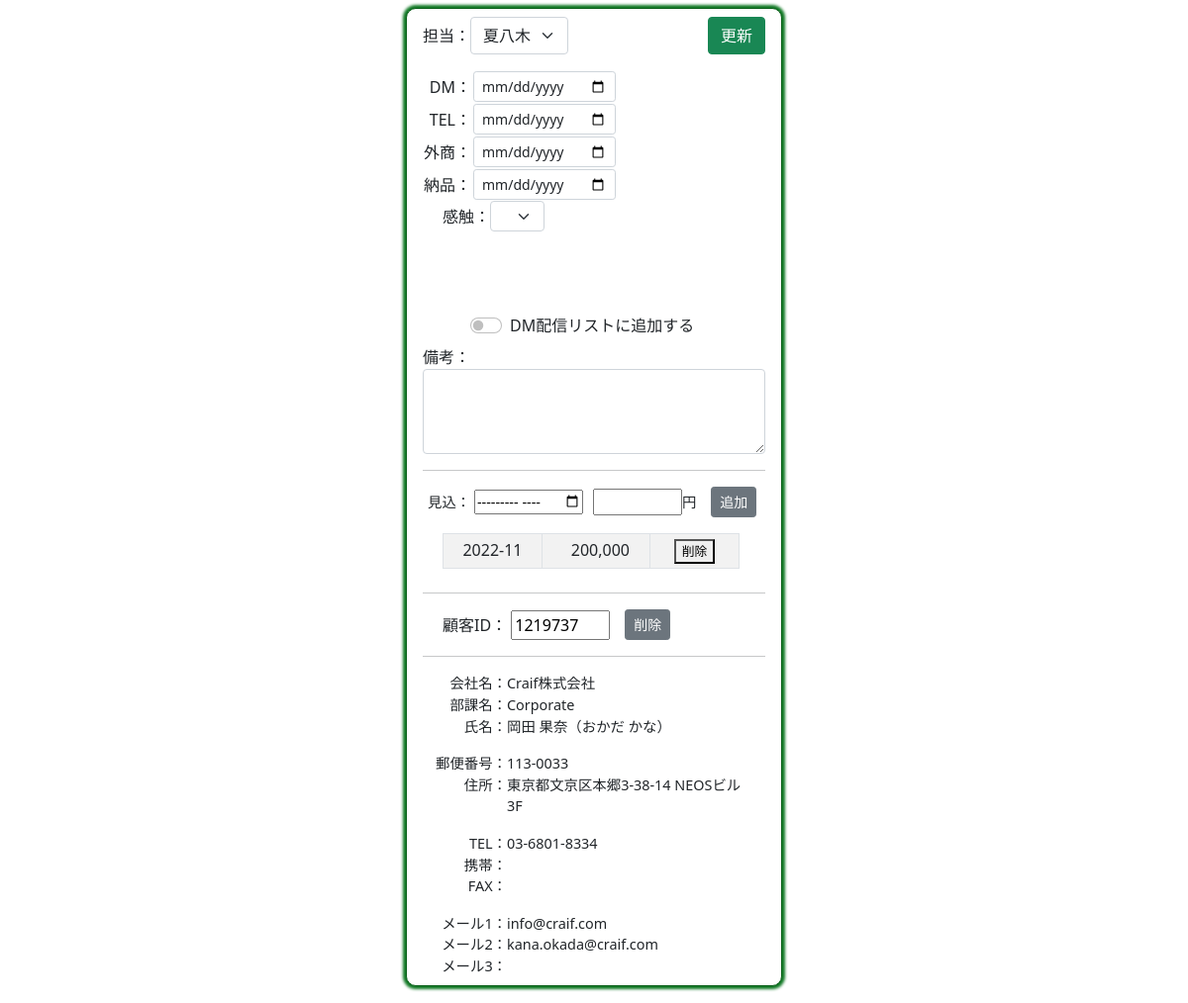
Page /right/998/ on the committed database.
### houjin/models.py (models this page shows, shortened)
class Customer(models.Model):
    cus_id=models.CharField("顧客ID",max_length=10,null=True,blank=True)
    sei=models.CharField("姓",max_length=10,null=True,blank=True)
    mei=models.CharField("名",max_length=10,null=True,blank=True)
    sei_kana=models.CharField("姓かな",max_length=10,null=True,blank=True)
    mei_kana=models.CharField("名かな",max_length=10,null=True,blank=True)
    mail1=models.EmailField("メール1",null=True,blank=True)
    mail2=models.EmailField("メール2",null=True,blank=True)
    mail3=models.EmailField("メール3",null=True,blank=True)
    yubin=models.CharField("郵便番号",max_length=10,null=True,blank=True)
    adress=models.CharField("住所",max_length=100,null=True,blank=True)
    pref=models.CharField("都道府県",max_length=10,null=True,blank=True)
    city=models.CharField("市区町村",max_length=50,null=True,blank=True)
    banchi=models.CharField("番地",max_length=50,null=True,blank=True)
    build=models.CharField("建物",max_length=50,null=True,blank=True)
    com=models.CharField("会社",max_length=50,null=True,blank=True)
    busho=models.CharField("部署",max_length=50,null=True,blank=True)
    tel=models.CharField("電話",max_length=20,null=True,blank=True)
    mob=models.CharField("携帯",max_length=20,null=True,blank=True)
    fax=models.CharField("FAX",max_length=20,null=True,blank=True)
    toroku=models.CharField("登録日",max_length=10,null=True,blank=True)
    kensu=models.IntegerField("件数",null=True,blank=True)
    money=models.IntegerField("金額",null=True,blank=True)
    tantou=models.IntegerField("担当",default=0)
    dm_day=models.CharField("DM",max_length=10,blank=True,default="")
    tel_day=models.CharField("TEL",max_length=10,blank=True,default="")
    gaisho_day=models.CharField("外商",max_length=10,blank=True,default="")
    nouhin_day=models.CharField("納品",max_length=10,blank=True,default="")
    dm_check=models.BooleanField("DMリスト",default=False)
    bikou=models.TextField("備考",null=True,blank=True)
    kanshoku=models.IntegerField("感触",default=0)

class Sell(models.Model):
    sell_cus_id=models.CharField("顧客ID",max_length=10,null=True,blank=True)
    sell_mon=models.CharField("年月",max_length=10,null=True,blank=True)
    sell_money=models.IntegerField("金額",null=True,blank=True)

### houjin/views.py (the view)
# urls.py: path('right/<int:pk>/', right1, name="right1"),
def right1(request,pk):
    if request.method=="POST":
        ins=Customer.objects.get(pk=pk)
        form=Right_form(request.POST,instance=ins)
        form.save()
        return redirect("houjin:left")
    else:
        ins=Customer.objects.get(pk=pk)
        cus=Customer.objects.filter(pk=pk)
        form=Right_form(instance=ins)
        sell=Sell.objects.filter(sell_cus_id = ins.cus_id).order_by("sell_mon")
        return render(request,"houjin/right.html",{"form":form,"cus":cus,"sell":sell})

### houjin/templates/houjin/right.html (shortened to what this page needs)
{% load humanize %}
{% load static %}
<!DOCTYPE html>
<html lang="ja">
<head>
    <link href="https://cdn.jsdelivr.net/npm/bootstrap@5.0.2/dist/css/bootstrap.min.css" rel="stylesheet">
</head>
<body>
    <div class="main mb-4">
        <div>
            <form action="" method="post" target="ifr1">{% csrf_token %}
                <div class="class1">
                    <div class="class1" style="width: 50%;" align="left">
                        <div>担当：</div>
                        <div>{{form.tantou}}</div>
                    </div>
                    <div style="width: 50%;" align="right" >
                        <button type="submit" class="btn btn-success">更新</button>
                    </div>
                </div>
                <div class="data mt-3">
                    <div>
                        <table>
                            <tr>
                                <td style="text-align: right;">DM：</td>
                                <td>{{form.dm_day}}</td>
                            </tr>
                            <tr>
                                <td style="text-align: right;">TEL：</td>
                                <td>{{form.tel_day}}</td>
                            </tr>
                            <tr>
                                <td>外商：</td>
                                <td>{{form.gaisho_day}}</td>
                            </tr>
                            <tr>
                                <td>納品：</td>
                                <td>{{form.nouhin_day}}</td>
                            </tr>
                        </table>
                    </div>
                    <div style="margin-left: 20px;">
                        <div class="class1">
                            <div>感触：</div>
                            <div>{{form.kanshoku}}</div>
                        </div>
                        <div class="kanshoku_detail class1" id="kanshoku_detail" style="font-size: 90%; padding: 0.2em;">
                        </div>
                    </div>
                </div>
                <div class="form-check form-switch mt-3" style="margin-left: 3em;">
                    {{form.dm_check}}
                    <label class="form-check-label" for="dm_send">DM配信リストに追加する</label>
                </div>
                <div class="mt-2" >
                    <div>備考：</div>
                    <div>{{form.bikou}}</div>
                </div>
            </form>
        </div>
        <hr>
        {% for i in cus %}
        <div>
            <form action="{% url 'houjin:sell' %}" method="post">{% csrf_token %}
                <div class="class1 mt-3" style="font-size: 0.9em;">
                    <div style="margin-left: 5px;">
                        <label for="sell_mon">見込：</label>
                        <input type="month" name="sell_mon" id="sell_mon" style="width: 110px;" required>
                    </div>
                    <div style="margin-left: 10px;">
                        <input type="number" name="sell_money" id="sell_money" style="width: 90px;" required>
                    </div>
                    <div>円</div>
                    <div style="margin-left: 15px;">
                        <button type="submit" class="btn btn-secondary btn-sm">追加</button>
                    </div>
                </div>
            </form>
        </div>
        {% if sell %}
        <div class="mb-4" style="margin-left: 20px;">
            <table class="table table-striped table-bordered table-sm mt-3" style="width: 300px;">
                {% for h in sell %}
                <tr>
                    <td style="text-align:center;width: 100px;">{{h.sell_mon}}</td>
                    <td style="text-align:right; padding-right: 20px;">{{h.sell_money  | intcomma}}</td>
                    <td align="center" style="width: 90px;">
                        <form action="{% url 'houjin:sell_delete' h.pk %}" method="post">{% csrf_token %}
                            <button type="submit" style="font-size: 0.8em;">削除</button>
                        </form>
                    </td>
                </tr>
                {% endfor %}
            </table>
        </div>
        {% endif %}
        <hr>
        <form action="{% url 'houjin:delete' %}" method="post" target="_top">{% csrf_token %}
            <div class="class1 mt-3">
                <div style="margin-left: 20px;">
                    <label for="cus_id">顧客ID：</label>
                    <input type="text" name="cus_id" id="cus_id" value="{{i.cus_id}}" style="width: 100px;" readonly>
                </div>
                <div style="margin-left: 15px;">
                    <button type="submit" class="btn btn-secondary btn-sm" onclick="return confirm('本当に削除しますか？')">削除</button>
                </div>
            </div>
        </form>
        <hr>
        <div style="font-size: 0.9em;">
            <div class="data">
                <div class="name">会社名：</div>
                {% if i.com %}
                    <div class="data-code">{{i.com}}</div>
                {% endif %}
            </div>
            <div class="data">
                <div class="name">部課名：</div>
                {% if i.com %}
                <div class="data-code">{{i.busho}}</div>
                {% endif %}
            </div>
            <div class="data">
                <div class="name">氏名：</div>
                {% if i.com %}
                <div class="data-code">{{i.sei}} {{i.mei}}（{{i.sei_kana}} {{i.mei_kana}}）</div>
                {% endif %}
            </div>
            <div class="data mt-3">
                <div class="name">郵便番号：</div>
                {% if i.com %}
                    <div class="data-code">{{i.yubin}}</div>
                {% endif %}
            </div>
            <div class="data">
                <div class="name">住所：</div>
                {% if i.com %}
                    <div class="data-code">{{i.pref}}{{i.city}}{{i.banchi}}{{i.build}}</div>
                {% endif %}
            </div>
            <div class="data mt-3">
                <div class="name">TEL：</div>
                {% if i.com %}
                    <div class="data-code">{{i.tel}}</div>
                {% endif %}
            </div>
            <div class="data">
                <div class="name">携帯：</div>
                {% if i.com %}
                    <div class="data-code">{{i.mob}}</div>
                {% endif %}
            </div>
            <div class="data">
                <div class="name">FAX：</div>
                {% if i.com %}
                    <div class="data-code">{{i.fax}}</div>
                {% endif %}
            </div>
            <div class="data mt-3">
                <div class="name">メール1：</div>
                {% if i.com %}
                    <div class="data-code">{{i.mail1}}</div>
                {% endif %}
            </div>
            <div class="data">
                <div class="name">メール2：</div>
                {% if i.com %}
                    <div class="data-code">{{i.mail2}}</div>
                {% endif %}
            </div>
            <div class="data">
                <div class="name">メール3：</div>
                {% if i.com %}
                    <div class="data-code">{{i.mail3}}</div>
                {% endif %}
            </div>
        {% endfor %}
        </div>
    </div>
</body>
</html>

### houjin/templates/houjin/right.html (style rules this page uses)
.class1 { display: flex; flex-direction: row; align-items: center; }
.main { padding: 0.5em 1em; margin: 0 auto; margin-top: 0.5em; background: #FFF; border: solid 1px #0b5f1a; border-radius: 10px; box-shadow: 0 1px 1px rgba(0, 0, 0, 0.22); width: 380px; box-shadow: 0 0 3px 3px #0e7722; }
.data { display: flex; flex-wrap: wrap; }
.name { width: 85px; text-align: right; }
.data-code { width: calc(340px - 100px); }
.kanshoku_detail { margin-top: 0.5em; width: 135px; height: 60px; }

### rows in the picture
Customer: tantou "夏八木", cus_id "1219737", com "Craif株式会社", busho "Corporate", sei "岡田", mei "果奈", sei_kana "おかだ", mei_kana "かな", yubin "113-0033", pref "東京都", city "文京区本郷", banchi "3-38-14 NEOSビル3F", tel "03-6801-8334", mail1 "info@craif.com", mail2 "kana.okada@craif.com"
Sell: sell_mon "2022-11", sell_money "200,000"
